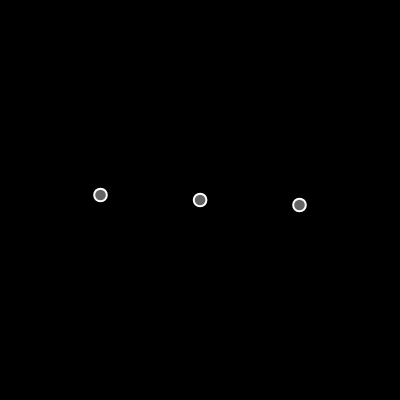
Frame 1 (no input)
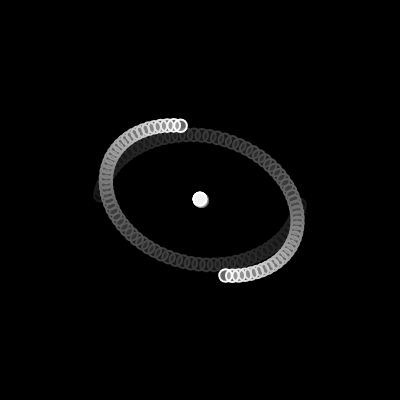
Frame 60 (no input)
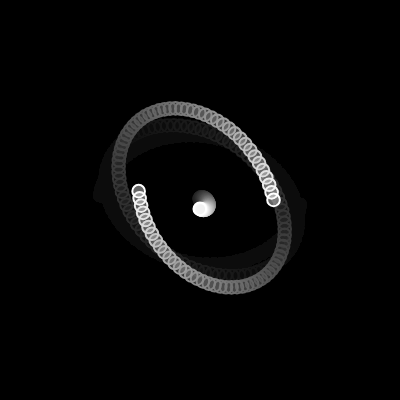
Frame 120 (the mouse pressed at the canvas centre since frame 60)

The p5.js sketch that drew these frames (run headless with seeded random() and noise() and a simulated clock; from frame 60 on, the mouse is pressed at the canvas centre):

// p5.js sketch
// ── sketch.js
let movers = [];

function setup() {
  createCanvas(400, 400);

  // for (let i = 0; i < 2; i++) {
  //let x = random(width);
  //let y = random(height);
  //let m = random(25, 100);
  // movers[i] = new Mover(x, y, m);
  // }

  movers[0] = new Mover(300, 200, 0, 5, 10);
  movers[1] = new Mover(100, 200, 0, -5, 10);
  movers[2] = new Mover(200, 200, 0.1, 0, 10);

  background(0);
}

function draw() {
  background(0, 10);

  movers[0].attract(movers[1]);
  movers[0].attract(movers[2]);
  movers[1].attract(movers[0]);
  movers[1].attract(movers[2]);
  movers[2].attract(movers[0]);
  movers[2].attract(movers[1]);

  for (let mover of movers) {
    mover.update();
    mover.show();
    // attractor.attract(mover);
  }
}

// ── mover.js
class Mover {
  constructor(x, y, vx,vy, m) {
    this.pos = createVector(x, y);
    this.vel = createVector(vx,vy);
    //this.vel.mult(0.1);
    this.acc = createVector(0, 0);
    this.mass = m;
    this.r = sqrt(this.mass) * 2;
  }

  applyForce(force) {
    let f = p5.Vector.div(force, this.mass);
    this.acc.add(f);
  }

  attract(mover) {
    let force = p5.Vector.sub(this.pos, mover.pos);
    let distanceSq = constrain(force.magSq(), 100, 1000);
    let G = 25;
    let strength = (G * (this.mass * mover.mass)) / distanceSq;
    force.setMag(strength);
    mover.applyForce(force);
  }

  update() {
    this.vel.add(this.acc);
    this.pos.add(this.vel);
    this.acc.set(0, 0);
  }

  show() {
    stroke(255);
    strokeWeight(2);
    fill(255, 100);
    ellipse(this.pos.x, this.pos.y, this.r * 2);
  }
}
